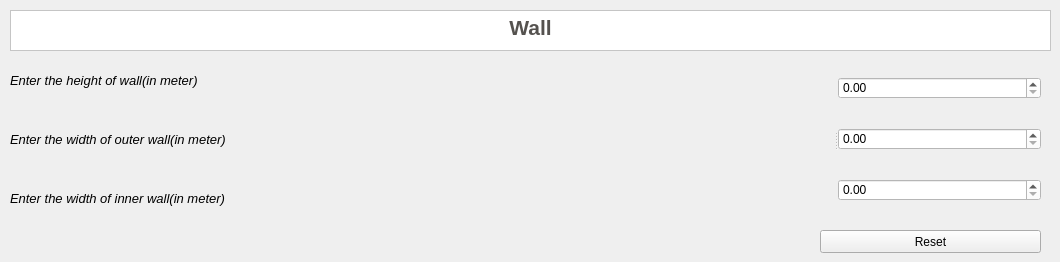
      <widget class="QWidget" name="page_8">
       <widget class="QTextBrowser" name="TBF_5">
        <property name="geometry">
         <rect>
          <x>10</x>
          <y>10</y>
          <width>1041</width>
          <height>41</height>
         </rect>
        </property>
        <property name="styleSheet">
         <string notr="true">background-color:rgb(255, 255, 255)</string>
        </property>
        <property name="html">
         <string>&lt;!DOCTYPE HTML PUBLIC &quot;-//W3C//DTD HTML 4.0//EN&quot; &quot;http://www.w3.org/TR/REC-html40/strict.dtd&quot;&gt;
&lt;html&gt;&lt;head&gt;&lt;meta name=&quot;qrichtext&quot; content=&quot;1&quot; /&gt;&lt;style type=&quot;text/css&quot;&gt;
p, li { white-space: pre-wrap; }
&lt;/style&gt;&lt;/head&gt;&lt;body style=&quot; font-family:'MS Shell Dlg 2'; font-size:7.8pt; font-weight:400; font-style:normal;&quot;&gt;
&lt;p align=&quot;center&quot; style=&quot; margin-top:0px; margin-bottom:0px; margin-left:0px; margin-right:0px; -qt-block-indent:0; text-indent:0px;&quot;&gt;&lt;span style=&quot; font-size:16pt; font-weight:600; color:#55524f;&quot;&gt;Wall&lt;/span&gt;&lt;/p&gt;&lt;/body&gt;&lt;/html&gt;</string>
        </property>
       </widget>
       <widget class="QSplitter" name="splitter_4">
        <property name="geometry">
         <rect>
          <x>10</x>
          <y>54</y>
          <width>1031</width>
          <height>171</height>
         </rect>
        </property>
        <property name="orientation">
         <enum>Qt::Horizontal</enum>
        </property>
        <widget class="QWidget" name="layoutWidget_5">
         <layout class="QVBoxLayout" name="verticalLayout_17">
          <item>
           <widget class="QLabel" name="label_14">
            <property name="minimumSize">
             <size>
              <width>231</width>
              <height>16</height>
             </size>
            </property>
            <property name="font">
             <font>
              <pointsize>10</pointsize>
              <italic>true</italic>
             </font>
            </property>
            <property name="text">
             <string>Enter the height of wall(in meter)</string>
            </property>
            <property name="textFormat">
             <enum>Qt::AutoText</enum>
            </property>
           </widget>
          </item>
          <item>
           <widget class="QLabel" name="label_26">
            <property name="minimumSize">
             <size>
              <width>231</width>
              <height>16</height>
             </size>
            </property>
            <property name="font">
             <font>
              <pointsize>10</pointsize>
              <italic>true</italic>
             </font>
            </property>
            <property name="text">
             <string>Enter the width of outer wall(in meter)</string>
            </property>
            <property name="textFormat">
             <enum>Qt::AutoText</enum>
            </property>
           </widget>
          </item>
          <item>
           <widget class="QLabel" name="label_27">
            <property name="minimumSize">
             <size>
              <width>231</width>
              <height>16</height>
             </size>
            </property>
            <property name="font">
             <font>
              <pointsize>10</pointsize>
              <italic>true</italic>
             </font>
            </property>
            <property name="text">
             <string>Enter the width of inner wall(in meter)</string>
            </property>
            <property name="textFormat">
             <enum>Qt::AutoText</enum>
            </property>
           </widget>
          </item>
         </layout>
        </widget>
        <widget class="QWidget" name="layoutWidget_6">
         <layout class="QVBoxLayout" name="verticalLayout_18">
          <item>
           <widget class="QDoubleSpinBox" name="DSWH_2">
            <property name="styleSheet">
             <string notr="true">background-color:rgb(255,255,255)</string>
            </property>
           </widget>
          </item>
          <item>
           <widget class="QDoubleSpinBox" name="DSWW_2">
            <property name="styleSheet">
             <string notr="true">background-color:rgb(255,255,255)</string>
            </property>
           </widget>
          </item>
          <item>
           <widget class="QDoubleSpinBox" name="DSWWI_2">
            <property name="styleSheet">
             <string notr="true">background-color:rgb(255,255,255)</string>
            </property>
           </widget>
          </item>
         </layout>
        </widget>
       </widget>
       <widget class="QPushButton" name="pushButton_12">
        <property name="geometry">
         <rect>
          <x>820</x>
          <y>230</y>
          <width>221</width>
          <height>23</height>
         </rect>
        </property>
        <property name="text">
         <string>Reset</string>
        </property>
       </widget>
      </widget>
